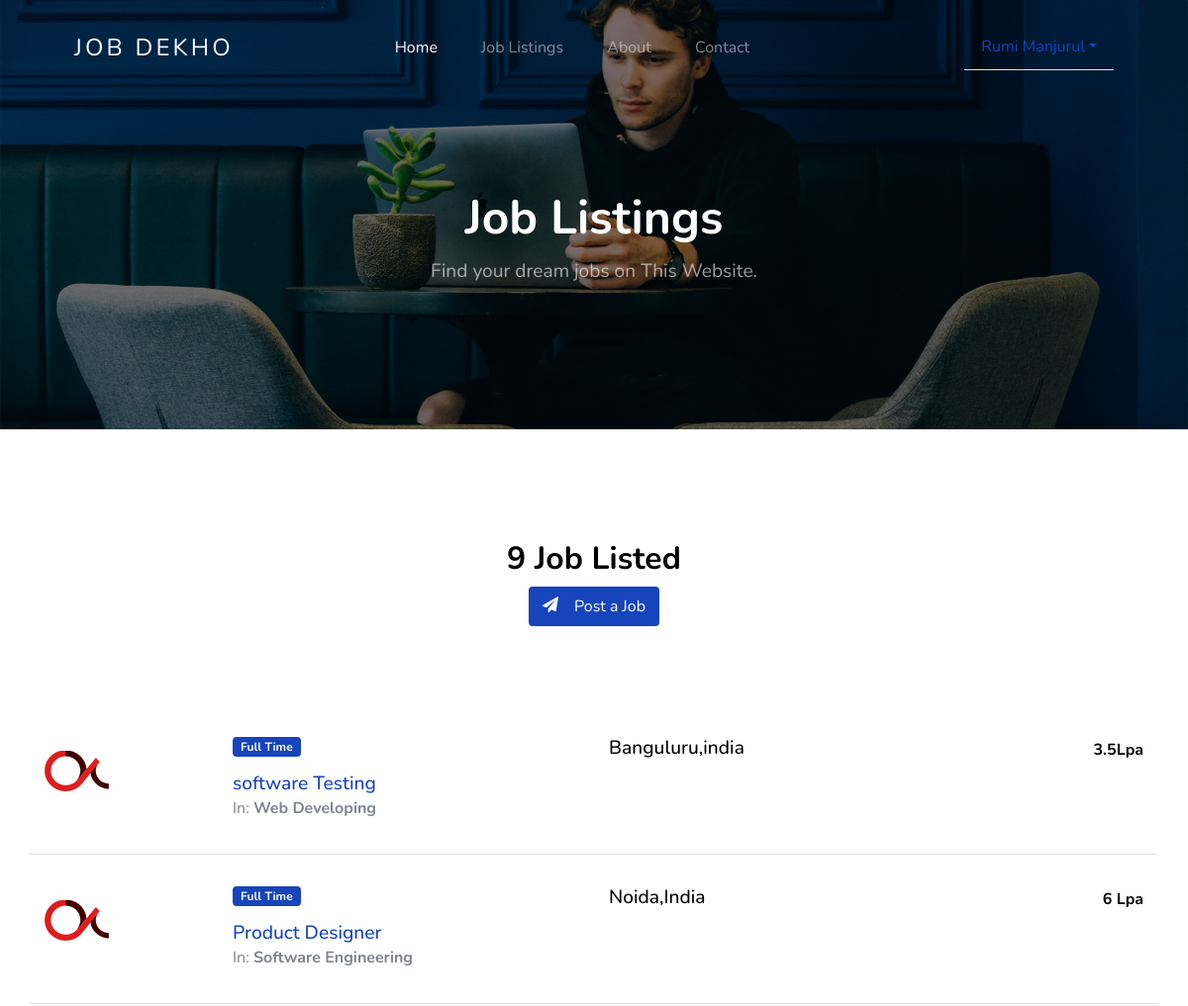
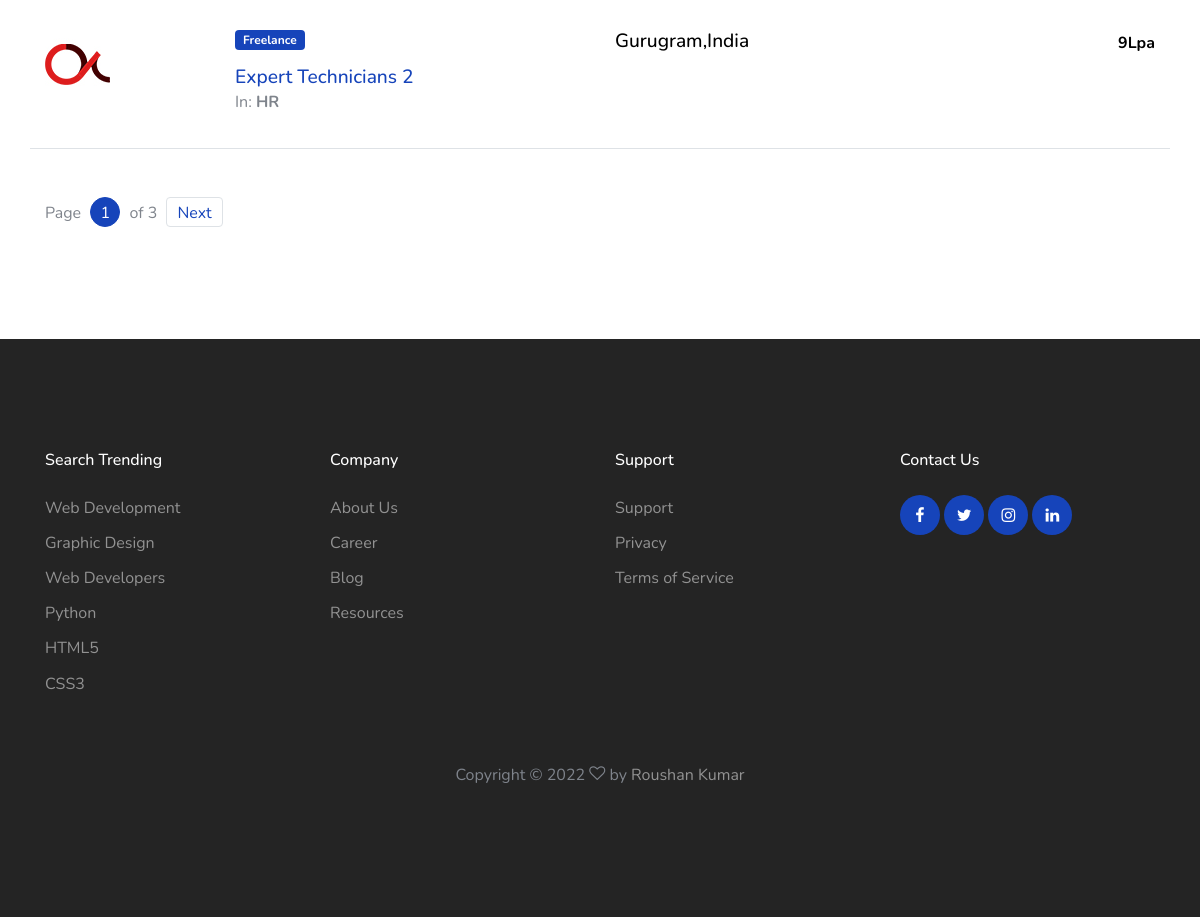
Page /jobs/job-listing/ (signed in) on the committed database (2 pictures, top to bottom).
### jobs/models.py (models this page shows, shortened)
class JobListing(models.Model):
    user = models.ForeignKey(settings.AUTH_USER_MODEL, on_delete=models.CASCADE,
                             null=True, editable=False, blank=True)
    title = models.CharField(max_length=100)
    company_name = models.CharField(max_length=200)
    employment_status = models.CharField(choices=JOB_TYPE, max_length=10)
    vacancy = models.CharField(max_length=10, null=True)
    gender = models.CharField(choices=GENDER, max_length=30, null=True)
    category = models.CharField(choices=CATEGORY, max_length=30)
    description = models.TextField()
    responsibilities = models.TextField()
    experience = models.CharField(max_length=100)
    job_location = models.CharField(max_length=120)
    Salary = models.CharField(max_length=100, null=True, blank=True)
    image = models.ImageField(blank=True, upload_to='media', null=True)
    application_deadline = models.DateTimeField()
    published_on = models.DateTimeField(default=timezone.now)

### jobs/views.py (the view)
# urls.py: path('job-listing/', job_listing, name='job-listing'),
@login_required
def job_listing(request):
    query = JobListing.objects.all().count()
    qs = JobListing.objects.all().order_by('-published_on')
    paginator = Paginator(qs, 3)  # Show 3 jobs per page
    page = request.GET.get('page')
    try:
        qs = paginator.page(page)
    except PageNotAnInteger:
        qs = paginator.page(1)
    except EmptyPage:
        qs = paginator.page(paginator.num_pages)
    context = {
        'query': qs,
        'job_qs': query
    }
    return render(request, "jobs/job_listing.html", context)

### templates/jobs/job_listing.html (shortened to what this page needs)
{% extends 'base.html' %}
{% load static %}
{% block content %}
    <section class="home-section section-hero inner-page overlay bg-image"
             style="background-image: url('{% static 'images/hero_1.jpg' %}');"
             id="home-section">
        <div class="container">
            <div class="row align-items-center justify-content-center">
                <div class="col-md-12">
                    <div class="mb-5 text-center">
                        <h1 class="text-white font-weight-bold">Job Listings</h1>
                        <p>Find your dream jobs on This Website.</p>
                    </div>
                </div>
            </div>
        </div>
    </section>
    <section class="site-section">
        <div class="container">
            <div class="row mb-5 justify-content-center">
                <div class="col-md-7 text-center">
                    <h2 class="section-title mb-2">{{ job_qs }} Job Listed</h2>
                    <div class="mb-5 text-center">
                        <a href="{% url 'jobs:job-post' %}"
                           class="btn btn-primary border-width-2 d-none d-lg-inline-block">
                      <span class="mr-2 icon-paper-plane">
                      </span>Post a Job</a>
                    </div>
                </div>
            </div>
            <div class="mb-5">
                {% for q in query %}
                    <div class="row align-items-start job-item border-bottom pb-3 mb-3 pt-3">
                        <div class="col-md-2">
                            <a href=""><img class="img-fluid" src="{% static 'images/featured-listing-2.jpg' %}"
                                            alt="image"></a>
                        </div>
                        <div class="col-md-4">
              <span class="badge badge-primary px-2 py-1 mb-3">
                    {{ q.employment_status }}
              </span>
                            <h2><a href="{% url 'jobs:job-single' q.id %}">{{ q.title }}</a></h2>
                            In: <strong>{{ q.category }}</strong></p>
                        </div>
                        <div class="col-md-3 text-left">
                            <h3>{{ q.job_location }}</h3>
                        </div>
                        <div class="col-md-3 text-md-right">
                            <strong class="text-black">{{ q.Salary }}</strong>
                        </div>
                    </div>
                {% endfor %}
            </div>
            <div class="row pagination-wrap">
                <div class="col-md-6 text-center text-md-left">
                    <div class="custom-pagination ml-auto">
                        <div class="d-inline-block">
                            Page <a href="#" class="active">{{ query.number }}</a> of {{ query.paginator.num_pages }}
                        </div>
                        {% if query.has_next %}
                            <a href="?page={{ query.next_page_number }}" class="next">Next</a>
                        {% endif %}
                    </div>
                </div>
            </div>
        </div>
    </section>
{% endblock %}

### templates/navbar.html (shortened to what this page needs)
{% load static %}
<header class="site-navbar mt-3">
  <div class="container-fluid">
    <div class="row align-items-center">
      <div class="site-logo col-6"><a href="{% url 'home' %}">Job Dekho</a></div>
      <nav class="mx-auto site-navigation">
        <ul class="site-menu js-clone-nav d-none d-xl-block ml-0 pl-0">
          <li><a href="{% url 'home' %}" class="nav-link active">Home</a></li>
          <li><a href="{% url 'jobs:job-listing' %}">Job Listings</a></li>
          <li><a href="{% url 'jobs:about' %}">About</a></li>
          <li><a href="{% url 'jobs:contact' %}">Contact</a></li>
             <li><a href="{% url 'jobs:service' %}"></a></li>
        </ul>
      </nav>
{% if user.is_authenticated %}
      <div class="right-cta-menu text-right d-flex aligin-items-center col-6">
        <div class="ml-auto">
          <ul class="nav nav-tabs">
  <li class="nav-item dropdown">
    <a class="nav-link dropdown-toggle" data-toggle="dropdown" href="#" role="button" aria-haspopup="True" aria-expanded="false">
      {{request.user.first_name}} {{request.user.last_name}}</a>
  </li>
</ul>
        </div>
      </div>
{% endif %}
    </div>
  </div>
    </header>

### static/css/style.css (style rules this page uses)
.site-navbar { margin-bottom: 0px; z-index: 1999; position: absolute; width: 100%; top: 2rem; }
.site-navbar .container-fluid { padding-left: 7rem; padding-right: 7rem; }
.site-navbar .site-logo { position: absolute; left: 5%; }
.site-navbar .site-logo a { color: #fff; font-size: 1.5rem; letter-spacing: .2rem; text-transform: uppercase; }
.site-navbar .site-burger-menu, .site-navbar .right-cta-menu { position: absolute; right: 5%; }
.site-navbar .site-navigation { position: absolute; left: 50%; -webkit-transform: translateX(-50%); -ms-transform: translateX(-50%); transform: translateX(-50%); z-index: 5; }
.site-navbar .site-navigation .site-menu { margin-bottom: 0; }
.site-navbar .site-navigation .site-menu .active { color: #fff; display: inline-block; padding: 5px 20px; }
.site-navbar .site-navigation .site-menu a { text-decoration: none !important; display: inline-block; position: relative; }
.site-navbar .site-navigation .site-menu > li { display: inline-block; }
.site-navbar .site-navigation .site-menu > li > a { padding: 20px 20px !important; color: rgba(255, 255, 255, 0.5); display: inline-block; text-decoration: none !important; }
.site-mobile-menu .site-nav-wrap { padding: 0; margin: 0; list-style: none; position: relative; }
.site-mobile-menu .site-nav-wrap a { padding: 10px 20px; display: block; position: relative; color: #212529; }
.site-mobile-menu .site-nav-wrap li { position: relative; display: block; }
.site-mobile-menu .site-nav-wrap li .active { color: #000; }
.site-mobile-menu .site-nav-wrap > li { display: block; position: relative; float: left; width: 100%; }
.site-mobile-menu .site-nav-wrap > li > a { padding-left: 20px; font-size: 20px; }
body { font-weight: 400; font-size: 1rem; line-height: 1.7; position: relative; }
body:after { content: ""; position: absolute; top: 0; left: 0; right: 0; bottom: 0; background: rgba(0, 0, 0, 0.7); z-index: 100; opacity: 0; visibility: hidden; -webkit-transition: .3s all ease; -o-transition: .3s all ease; transition: .3s all ease; }
h1, h2, h3, h4 { color: #000; }
.site-section { padding-top: 7rem; padding-bottom: 7rem; position: relative; z-index: 2; }
.text-black { color: #000 !important; }
.home-section { position: relative; }
.home-section > .container { z-index: 2; position: relative; }
.home-section h1 { font-size: 3rem; color: #fff; font-weight: 200; }
.home-section p { font-size: 1.2rem; color: rgba(255, 255, 255, 0.6); }
.bg-image { background-size: cover; background-position: center center; background-repeat: no-repeat; }
.section-title { font-size: 2rem; font-weight: 700; }
.section-hero, .section-hero > .container > .row { height: 100vh; min-height: 900px; }
.section-hero.inner-page, .section-hero.inner-page > .container > .row { height: auto; min-height: auto; padding-top: 6em; padding-bottom: 3em; }
.section-hero.overlay, .section-hero.overlay-2 { position: relative; }
.section-hero.overlay:before, .section-hero.overlay-2:before { z-index: 1; position: absolute; content: ""; top: 0; left: 0; right: 0; bottom: 0; background: rgba(0, 0, 0, 0.5); }
.section-hero > .container { z-index: 2; position: relative; }
.btn:after, .btn:before { display: none; }
.btn.btn-primary { color: #fff; }
.custom-pagination a { width: 30px; height: 30px; line-height: 30px; display: inline-block; border-radius: 50%; border: 1px solid #dee2e6; text-align: center; margin: 0 5px; text-decoration: none; }
.custom-pagination a.prev, .custom-pagination a.next { width: auto; height: 30px; line-height: 30px; padding-left: 10px; padding-right: 10px; border-radius: 4px; }
.custom-pagination a.active, .custom-pagination a:hover { background: #1644ba; color: #fff; border-color: #1644ba; }
.border-width-2 { border-width: 2px !important; }
.job-item h2, .job-item h3 { font-size: 1.2rem; margin-bottom: 0; }

### rows in the picture
JobListing: employment_status "Full Time", title "software Testing", category "Web Developing", job_location "Banguluru,india", Salary "3.5Lpa"
JobListing: employment_status "Full Time", title "Product Designer", category "Software Engineering", job_location "Noida,India", Salary "6 Lpa"
JobListing: employment_status "Freelance", title "Expert Technicians 2", category "HR", job_location "Gurugram,India", Salary "9Lpa"

### other values in the picture
{{ request.user.first_name }} "Rumi"
{{ request.user.last_name }} "Manjurul"
{{ job_qs }} "9"
{{ query.number }} "1"
{{ query.paginator.num_pages }} "3"
